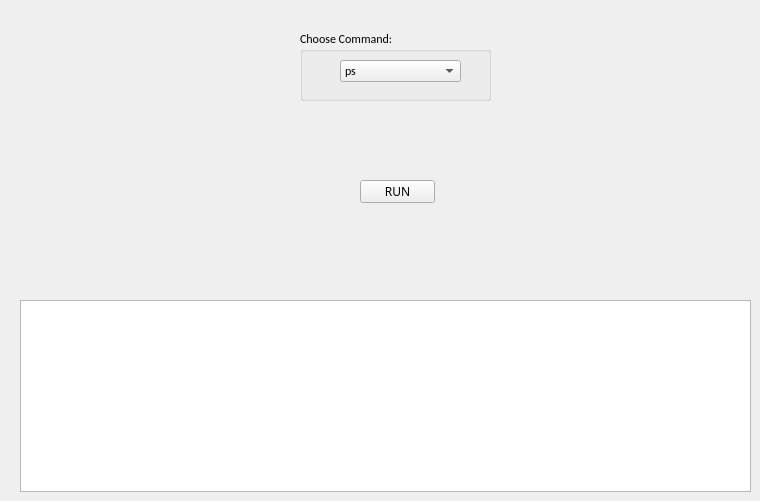
        <widget class="QWidget" name="tab_14">
         <attribute name="title">
          <string>ps</string>
         </attribute>
         <widget class="QPushButton" name="pushButton_run_ps">
          <property name="geometry">
           <rect>
            <x>360</x>
            <y>180</y>
            <width>75</width>
            <height>23</height>
           </rect>
          </property>
          <property name="font">
           <font>
            <family>Algerian</family>
            <pointsize>9</pointsize>
           </font>
          </property>
          <property name="text">
           <string>RUN</string>
          </property>
         </widget>
         <widget class="QTextBrowser" name="textBrowser_terminal_ps">
          <property name="geometry">
           <rect>
            <x>20</x>
            <y>300</y>
            <width>731</width>
            <height>192</height>
           </rect>
          </property>
         </widget>
         <widget class="QGroupBox" name="groupBox_12">
          <property name="geometry">
           <rect>
            <x>300</x>
            <y>30</y>
            <width>191</width>
            <height>71</height>
           </rect>
          </property>
          <property name="font">
           <font>
            <family>Calibri</family>
            <pointsize>9</pointsize>
           </font>
          </property>
          <property name="title">
           <string>Choose Command:</string>
          </property>
          <widget class="QComboBox" name="comboBox_ps">
           <property name="geometry">
            <rect>
             <x>40</x>
             <y>30</y>
             <width>121</width>
             <height>22</height>
            </rect>
           </property>
           <item>
            <property name="text">
             <string>ps</string>
            </property>
           </item>
           <item>
            <property name="text">
             <string>ps -e</string>
            </property>
           </item>
           <item>
            <property name="text">
             <string>ps -ef</string>
            </property>
           </item>
          </widget>
         </widget>
        </widget>
